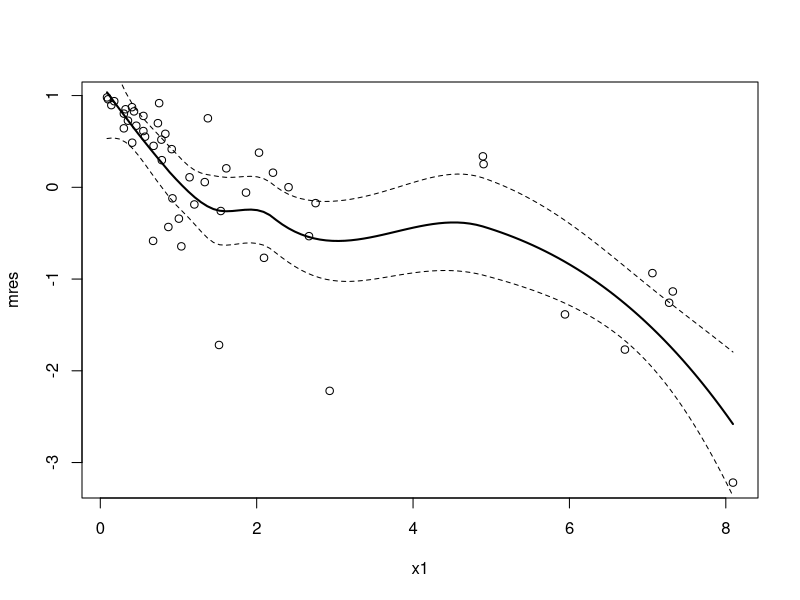
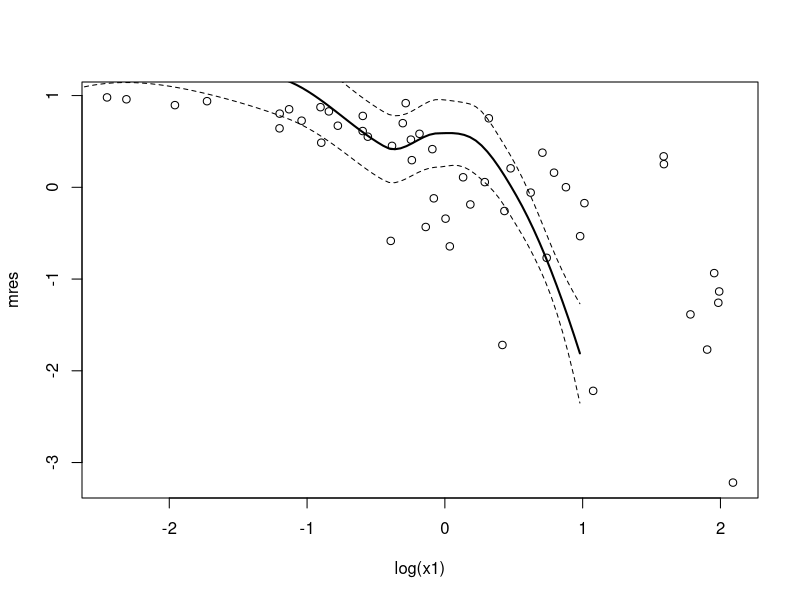
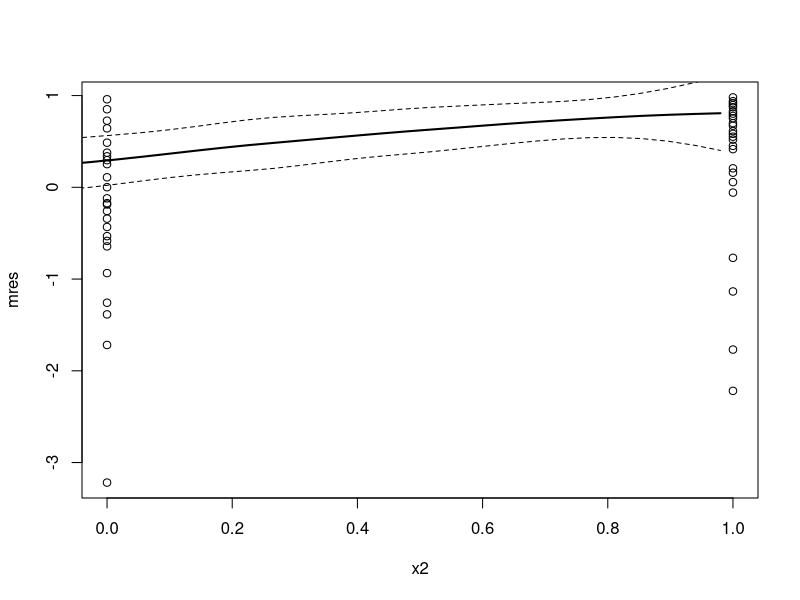
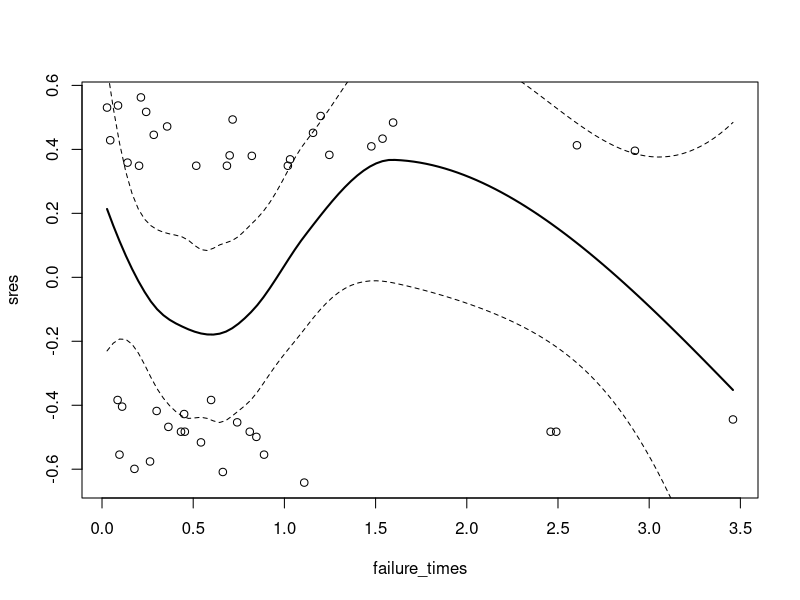
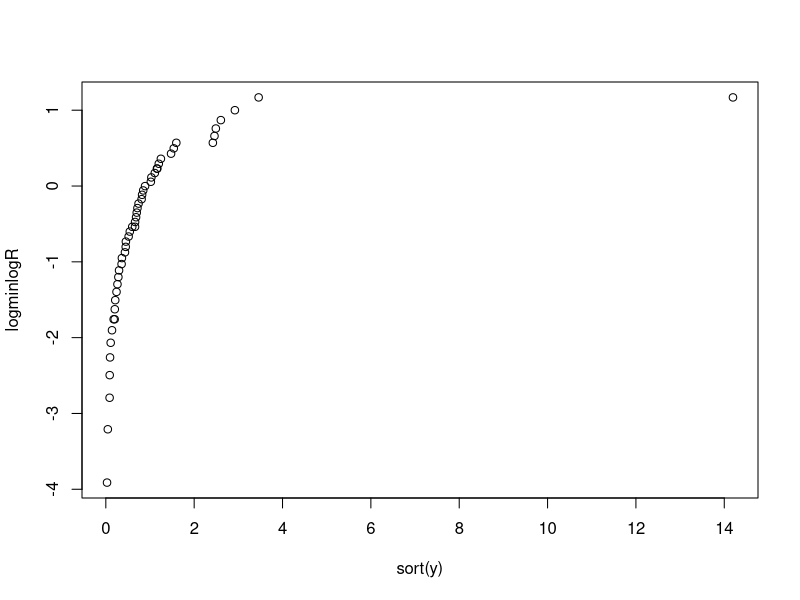

Generate these figures, in order, with R: (Note: this script raises an error after producing the figures.)
## ---- preliminary
library(survival)
data <- read.table("data.dat")
attach(data)

smoothSEcurve <- function(yy, xx) {
  # use after a call to "plot"
  # fit a lowess curve and 95% confidence interval curve
  # make list of x values
  xx.list <- min(xx) + ((0:100)/100)*(max(xx) - min(xx))
  # Then fit loess function through the points (xx, yy)
  # at the listed values
  yy.xx <- predict(loess(yy ~ xx), se=T,
                   newdata=data.frame(xx=xx.list))
  lines(yy.xx$fit ~ xx.list, lwd=2)
  lines(yy.xx$fit -
          qt(0.975, yy.xx$df)*yy.xx$se.fit ~ xx.list, lty=2)
  lines(yy.xx$fit +
          qt(0.975, yy.xx$df)*yy.xx$se.fit ~ xx.list, lty=2)
}

## ---- 1
coxreg <- coxph(Surv(y, delta)~1)
mres <- residuals(coxreg, type="martingale")
plot(x1, mres)
smoothSEcurve(mres, x1)
plot(log(x1), mres)
smoothSEcurve(log(x1), mres)
plot(x2, mres)
smoothSEcurve(x2, mres)

## ---- 2
coxreg2 <- coxph(Surv(y,delta)~x2)
sres <- residuals(coxreg2,type="schoenfeld")
failure_times <- delta*y
failure_times <- failure_times[failure_times != 0]
plot(failure_times,sres)
smoothSEcurve(sres,failure_times)

Rhat <- survfit(coxreg)
logminlogR <- log(-log(Rhat$surv))
plot(sort(y), logminlogR)
plot(log(sort(y)), logminlogR~x2)

## ---- 3


## ---- 4

## ---- 5

## ---- 6

## ---- 7

## ---- 8

## ---- 9
